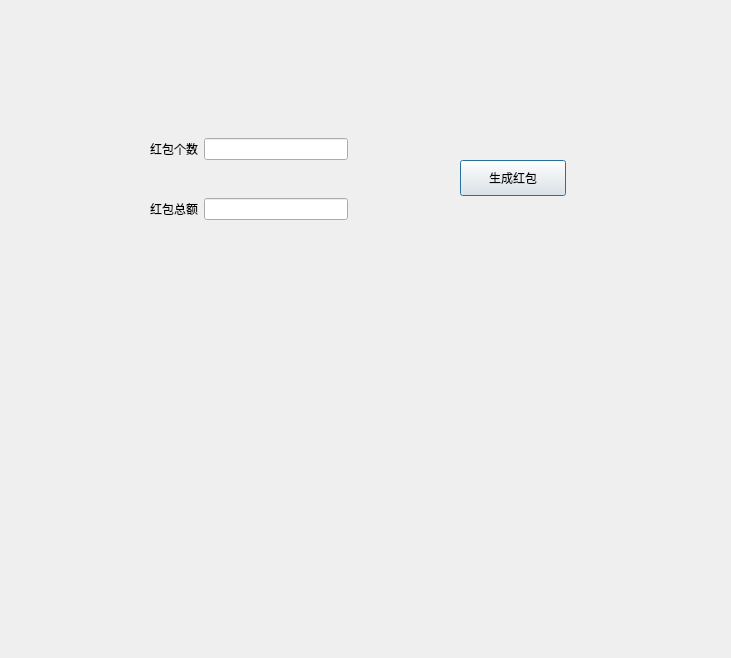
<?xml version="1.0" encoding="UTF-8"?>
<ui version="4.0">
 <class>Dialog</class>
 <widget class="QDialog" name="Dialog">
  <property name="geometry">
   <rect>
    <x>0</x>
    <y>0</y>
    <width>731</width>
    <height>658</height>
   </rect>
  </property>
  <property name="windowTitle">
   <string>Dialog</string>
  </property>
  <widget class="QWidget" name="layoutWidget">
   <property name="geometry">
    <rect>
     <x>150</x>
     <y>190</y>
     <width>198</width>
     <height>38</height>
    </rect>
   </property>
   <layout class="QHBoxLayout" name="horizontalLayout">
    <item>
     <widget class="QLabel" name="label_2">
      <property name="text">
       <string>红包总额</string>
      </property>
     </widget>
    </item>
    <item>
     <widget class="QLineEdit" name="money"/>
    </item>
   </layout>
  </widget>
  <widget class="QWidget" name="layoutWidget">
   <property name="geometry">
    <rect>
     <x>150</x>
     <y>130</y>
     <width>198</width>
     <height>38</height>
    </rect>
   </property>
   <layout class="QHBoxLayout" name="horizontalLayout_2">
    <item>
     <widget class="QLabel" name="label">
      <property name="text">
       <string>红包个数</string>
      </property>
     </widget>
    </item>
    <item>
     <widget class="QLineEdit" name="num"/>
    </item>
   </layout>
  </widget>
  <widget class="QPushButton" name="pushButton">
   <property name="geometry">
    <rect>
     <x>460</x>
     <y>160</y>
     <width>106</width>
     <height>36</height>
    </rect>
   </property>
   <property name="text">
    <string>生成红包</string>
   </property>
  </widget>
 </widget>
 <resources/>
 <connections/>
</ui>
